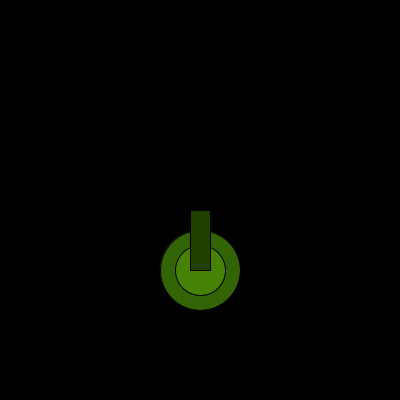
Frame 1 (no input)
Frame 60 (the mouse pressed at the canvas centre just before this capture): identical to frame 1, image omitted
Frame 120 (the mouse held since frame 60 and released just before this capture): identical to frame 1, image omitted

The Processing sketch that drew this single still picture (run headless with seeded random() and noise(); from frame 60 on, the mouse is pressed at the canvas centre):

// Processing sketch: processing_71426
// ── processing_71426.pde

//Winston L, user_input_tank, CP1, Mods 4-5
//http://www.openprocessing.org/sketch/71426

int a=0;
int b=0;
int c=0;
int d=0;
int e=0;

/**
w = move up
a = move left
s = move down
d = move right
spacebar = shoot ball
r= reload
*/

void setup()
{
  size(400, 400);
  fill(255);
  rect(0, 0, 500, 500);
  frameRate(30);
}
void draw()
{
  fill(0);
  rect(0, 0, 500, 500);
  fill(230,220,0);
  ellipse(200+c, 240+d, 20, 20);
  fill(50, 100, 5);
  ellipse(200+a, 270+b, 80, 80);
  fill(70, 130, 5);
  ellipse(200+a, 270+b, 50, 50);
  fill(30, 65, 0);
  quad(190+a, 210+b, 190+a, 270+b, 210+a, 270+b, 210+a, 210+b);
  d=d+e;
  if (240+d>270+b)
  {
    d=b;
  }
  if (240+d<0)
  {
    ellipse(200+c, 240+d, 20, 20);
  }
}
void keyPressed()
{
  if (key=='a')
  {
    a=a-10;
    c=c-10;
  }
  if (key=='s')
  {
    b=b+10;
    d=d+10;
  }
  if (key=='d')
  {
    a=a+10;
    c=c+10;
  }
  if (key=='w')
  {
    b=b-10;
    d=d-10;
  }
  if (key==' ')
  {
    e=-30;
  }
  if (key=='r')
  {
    e=700;
  }
}
